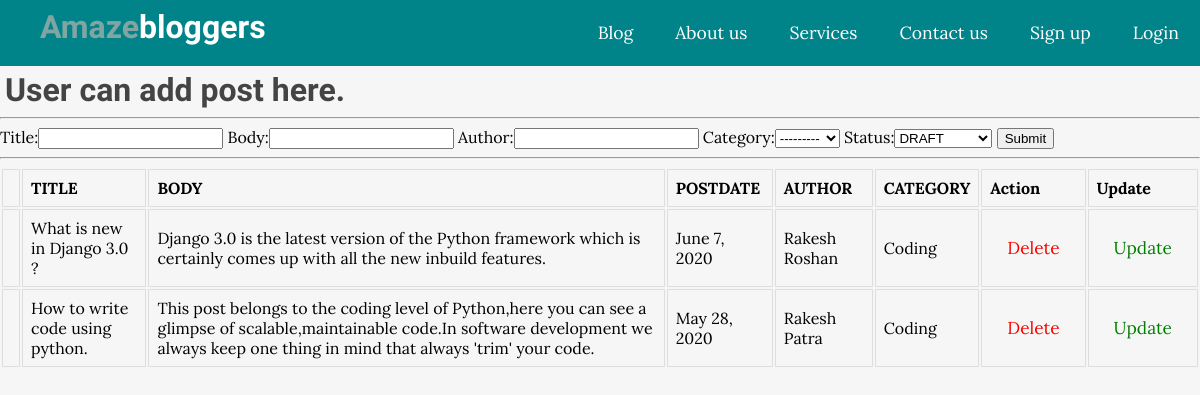
Page /post/ on the committed database.
### createBlog/models.py (models this page shows, shortened)
class Category(models.Model):
    objects = None
    title = models.CharField(max_length=650)
    description = models.CharField(max_length=500)
    slug = models.SlugField(max_length=50, null=True, blank=True)
    date = models.DateTimeField(auto_now_add=True)
    updated = models.DateTimeField(auto_now_add=True)
    def __str__(self):
        return self.title

class Post(models.Model):
    STATUS = (
        ('PUBLISHED', 'PUBLISHED'),
        ('DRAFT', 'DRAFT'),
    )
    title = models.CharField(max_length=500, null=True)
    body = models.CharField(max_length=1000, null=True)
    postdate = models.DateField(auto_now_add=True)
    author = models.CharField(max_length=50, null=True)
    category = models.ForeignKey(Category, on_delete=models.CASCADE, null=True)
    status = models.CharField(max_length=100,choices=STATUS,default='DRAFT')
    slug = models.SlugField(max_length=100, null=True, blank=True)

### createBlog/views.py (the view)
# urls.py: path('post/',views.post,name='post'),
def post(request):
    post = Post.objects.order_by('-postdate')
    form = Postform()
    if request.method == 'POST':
        form = Postform(request.POST)
        if form.is_valid():
            form.save()
    context = {'post': post,
               'form': form}
    return render(request, 'createBlog/post.html', context)

### createBlog/form.py
class Postform(ModelForm):
    class Meta:
        model = Post
        fields = '__all__'
        exclude = ['slug']

### createBlog/templates/createBlog/post.html (shortened to what this page needs)
{% extends 'createBlog/main.html' %}
{% load static %}
{% block content %}
<h1>User can add post here.</h1>
<hr>
<form action="" method="POST">
    {{form}}
    <input type="submit" name="Add">
</form>
<hr>
<table>
    <tr>
        <th></th>
        <th>TITLE</th>
        <th>BODY</th>
        <th>POSTDATE</th>
        <th>AUTHOR</th>
        <th>CATEGORY</th>
        <th>Action</th>
        <th>Update</th>
    </tr>
    {% for posts in post %}
    <tr>
        <td></td>
        <td><a href="{% url 'detail' posts.id %}">{{posts.title}}</a></td>
        <td>{{posts.body}}</td>
        <td>{{posts.postdate}}</td>
        <td>{{posts.author}}</td>
        <td>{{posts.category}}</td>
        <td><a class="btn btn-sm btn-danger" style="color:red;" href="{% url 'delete_post' posts.id %}">Delete</a></td>
        <td><a class="btn btn-sm btn-primary" style="color:green;" href="{% url 'update_post' posts.id %}">Update</a></td>
    </tr>
    {% endfor %}
</table>
{% endblock %}

### createBlog/templates/createBlog/main.html (shortened to what this page needs)
<!DOCTYPE html>
{% load static %}
<head>
    <link href="https://stackpath.bootstrapcdn.com/font-awesome/4.7.0/css/font-awesome.min.css" rel="stylesheet"
>
    <link rel="stylesheet" href="{% static 'css/style.css' %}">
</head>
<body>
       <header>
           <div class="logo">
               <h1 class="logo-text"><span>Amaze</span>bloggers</h1>
           </div>
           <ul class="nav">
               <li><a href="{% url 'blog' %}">Blog</a>
               </li>
               <li><a href="#">About us</a></li>
               <li><a href="#">Services</a></li>
               <li><a href="{% url 'contact' %}">Contact us</a></li>
               <li><a href="{% url 'register' %}">Sign up</a></li>
               <li><a href="#">Login</a></li>
           </ul>
       </header>
          {% block content %}
          {% endblock %}
</body>
</html>

### static/css/style.css (style rules this page uses)
* { box-sizing: border-box; }
html, body { height:100%; padding: 0px; margin: 0px; background: #f6f6f6; font-family:'Lora', serif; }
h1,h2,h3,h4,h5,h6 { font-family: 'candal' , serif; color:#444; margin:5px; }
a { text-decoration:none; color:inherit; }
.btn { padding:.5rem 1rem; background:#white; color:white; border:1px solid transparent; border-radius:.25rem; shift:right; font-size:1.08em; font-family:'Lora',serif; }
header { background: #008489; height: 66px; }
header * { color: white; }
header .logo { float: left; height: inherit; margin-left:2em; }
header .logo-text { margin:8px; font-family:'Candal', serif; }
header .logo-text span { color:#80A5A3; }
header ul { float:right; margin:0px; padding:0px; list-style:none; }
header ul li { float:left; position:relative; }
header ul li a { display: block; padding: 21px; font-size: 1.1em; text-decoration: none; }
td, th { border: 1px solid #dddddd; text-align: left; padding: 8px; }

### rows in the picture
Post: title "What is new in Django 3.0 ?", body "Django 3.0 is the latest version of the Python framework which is certainly comes up with all the new inbuild features.", postdate "June 7, 2020", author "Rakesh Roshan", category "Coding"
Post: title "How to write code using python.", body "This post belongs to the coding level of Python,here you can see a glimpse of scalable,maintainable code.In software development we always keep one thing in mind that always 'trim' your code.", postdate "May 28, 2020", author "Rakesh Patra", category "Coding"
